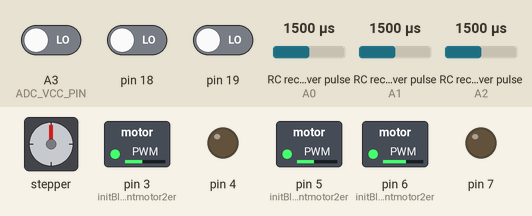
Simulated run of this sketch. Board: Arduino Pro Mini, built with avr-gcc and run on an emulated ATmega328P. On the bench: stepper motor, switched loads named in the sketch (green lamp = pin HIGH), output pins drawn as LEDs (lit = HIGH). Wiring (inferred from the names in the program): 3 × RC receiver channel: data A0 / data A1 / data A2; stepper motor (2048 steps per turn assumed): coils pin 8, pin 9, pin 10, pin 11. The test bench sets the inputs (shaded band); at power-on: A3 (ADC_VCC_PIN) LOW, pin 18 LOW, pin 19 LOW, RC receiver pulse (sensors on A0, A1, A2) 1500 µs. Random numbers use the default seed unless the sketch sets one; EEPROM starts erased; pins used as bus, display or sensor lines are not drawn; what the sketch prints to the serial monitor is not drawn.

Above: at 0.55 s.
Timing chart, 0 to 13.1 s (numbered marks = the images above):
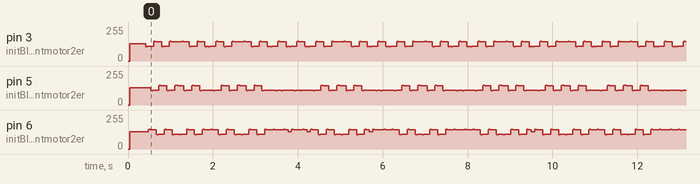

The sketch:

_BruGi.ino
```cpp
// Brushless Gimbal Contmotor2er Software by Christian Winkler and Alois Hahn (C) 2013
// Ludwig Fäerber, Alexander Rehfeld and Martin Eckart

#define VERSION_EEPROM 15 // change this number when eeprom data structure has changed

/*************************/
/* Include Header Files  */
/*************************/
#include <EEPROM.h>
#include <avr/pgmspace.h>
#include "definitions.h"
#include "SerialCommand.h"
#include "EEPROMAnything.h"
#include "PinChangeInt.h"
#include "Timer1.h"
#include "Trace.h"
#include "variables.h"

SerialCommand sCmd;     // Create SerialCommand object

#include "fastMathRoutines.h"     // fast Math functions required by orientationRoutines.h
#include "RCdecode.h"             // RC Decoder to move camera by servo signal input
#include "BLcontroller.h"         // Motor Movement Functions and Timer Config
#include "SerialCom.h"            // Serial Protocol for Configuration and Communication

/**********************************************/
/* Initialization                             */
/**********************************************/
int Owencount = 0;
int Owendirection = 1;

void setup() {

  state = S_INIT_UP;

  LEDPIN_PINMODE

  CH2_PINMODE
  CH3_PINMODE

  // Start Serial Port
  Serial.begin(115200);

  // send Version Number and welcome message
  printMessage(MSG_INFO, F("BruGi ready"));
  printMessage(MSG_VERSION, F(""));

  // Set Serial Protocol Commands
  setSerialProtocol();

  // Init BL Contmotor2er
  initBlContmotor2er();

  // Init Sinus Arrays
  initMotorStuff();

  // switch off PWM Power
  motorPowerOff();

  // Read Config, initialize if version does not match or CRC fails
  readEEPROM();
  if (config.versEEPROM != VERSION_EEPROM) {
    printMessage(MSG_WARNING, F("EEPROM version mismatch, initialized to default"));
    setDefaultParameters();
    writeEEPROM();
  }

  // Init PIDs parameters
  initPIDs();

  // init RC variables
  initRC();

  // Init RC-Input
  initRCPins();

  maxPWMmotorMotor1Scaled = 40;

  LEDPIN_OFF
  CH2_OFF
  CH3_OFF

}

/************************/
/* PID Contmotor2er       */
/************************/
int32_t ComputePID(int32_t DTms, int32_t DTinv, int32_t in, int32_t setPoint, int32_t *errorSum, int32_t *errorOld, int32_t Kp, int16_t Ki, int32_t Kd)
{
  int32_t error = setPoint - in;
  int32_t Ierr;

  Ierr = error * Ki * DTms;
  Ierr = constrain_int32(Ierr, -(int32_t)1000*100, (int32_t)1000*100);
  *errorSum += Ierr;

  /*Compute PID Output*/
  int32_t out = (Kp * error) + *errorSum + Kd * (error - *errorOld) * DTinv;
  *errorOld = error;

  out = out / 4096 / 8;

  return out;
}

/**********************************************/
/* Main Loop                                  */
/**********************************************/
void loop() {

  int pumpNum = 0;
  int pumpCount = 0;

  switch (state) {
  case S_INIT_UP:
    range = FLAP_RANGE;
    config.dirMotorMotor1 = -1;
    state = S_FLAP_UP;
    break;
  case S_FLAP_UP:
    motor1MotorDrive += config.dirMotorMotor1;
    MoveMotorPosSpeed(config.motorNumberMotor1, motor1MotorDrive, maxPWMmotorMotor1Scaled);
    delay(250);
    if (motor1MotorDrive < 0) {
      state = S_INIT_DOWN;
    }
    break;
  case S_INIT_DOWN:
    range = FLAP_RANGE;
    if (random(100) > 50) {
      state = S_INIT_PUMP;
      break;
    }
    config.dirMotorMotor1 = 1;
    state = S_FLAP_DOWN;
    break;
  case S_FLAP_DOWN:
    motor1MotorDrive += config.dirMotorMotor1;
    MoveMotorPosSpeed(config.motorNumberMotor1, motor1MotorDrive, maxPWMmotorMotor1Scaled);
    delay(250);
    if (motor1MotorDrive > range) {
      if (pumpCount > 0) {
	range = FLAP_RANGE * .3;
	config.dirMotorMotor1 = 1;
	state = S_PUMP_DOWN;
      }
      else {
	state = S_INIT_UP;
      }
    }
    pumpCount--;
    break;
  case S_INIT_PUMP:
    range = FLAP_RANGE * .3;
    pumpNum = 4;
    pumpCount = 0;
    config.dirMotorMotor1 = 1;
    state = S_PUMP_DOWN;
    break;
  case S_PUMP_DOWN:
    motor1MotorDrive += config.dirMotorMotor1;
    MoveMotorPosSpeed(config.motorNumberMotor1, motor1MotorDrive, maxPWMmotorMotor1Scaled);
    delay(250);
    if (motor1MotorDrive > range) {
      state = S_INIT_UP;
    }
    pumpCount++;
    break;
  default:
    Serial.println ("Unknown state") ;
    break;
  }


}
```

BLcontroller.h
```cpp
// owen change: needed to make platformio compiler happy
extern void TIMER0_isr_emulation();

#include "definitions.h"

/*
https://sites.google.com/site/qeewiki/books/avr-guide/timers-on-the-atmega328

// CS BITS
CS02	CS01    CS00 	 DESCRIPTION
0	0 	0 	 Timer/Counter0 Disabled
0	0 	1 	 No Prescaling
0	1 	0 	 Clock / 8
0	1 	1 	 Clock / 64
1	0 	0 	 Clock / 256
1	0 	1 	 Clock / 1024

CS12	 CS11 	 CS10 	 DESCRIPTION
0	0 	0 	 Timer/Counter1 Disabled
0	0 	1 	 No Prescaling
0	1 	0 	 Clock / 8
0	1 	1 	 Clock / 64
1	0 	0 	 Clock / 256
1	0 	1 	 Clock / 1024

CS22	 CS21 	 CS20 	 DESCRIPTION
0	0 	0 	 Timer/Counter2 Disabled
0	0 	1 	 No Prescaling
0	1 	0 	 Clock / 8
0	1 	1 	 Clock / 32
1	0 	0 	 Clock / 64
1	0 	1 	 Clock / 128
1	1 	0 	 Clock / 256
1	1 	1 	 Clock / 1024


// WAVEFORM GENERATOR BITS
	WGM02	WGM01	WGM00	 DESCRIPTION	 	TOP
0	0 	0	0	 Normal 	 	0xFF
1	0	0	1	 PWM, Phase Corrected	0xFF
2	0	1	0	 CTC			OCR0A
3	0	1	1	 Fast PWM		0xFF
4	1	0	0	 Reserved	 	-
5	1	0	1	 Fast PWM, Phase Corr	OCR0A
6	1	1	0	 Reserved		-
7	1	1	1	 Fast PWM		OCR0A

MODE	WGM13	WGM12	WGM11	WGM10	 DESCRIPTION            	 TOP
0	 0	 0 	0	0	 Normal 	                 0xFFFF
1	0	0	0	1	 PWM, Phase Corrected, 8bit	 0x00FF
2	0	0	1	0	 PWM, Phase Corrected, 9bit	 0x01FF
3	0	0	1	1	 PWM, Phase Corrected, 10bit 	 0x03FF
4	0	1	0	0        CTC	                         OCR1A
5	0	1	0	1	 Fast PWM, 8bit 	          0x00FF
6	0	1	1	0	 Fast PWM, 9bit 	          0x01FF
7	0	1	1	1	 Fast PWM, 10bit 	          0x03FF
8	1	0	0	0	 PWM, Phase and Frequency Corr    ICR1
9	1	0	0	1	 PWM, Phase and Frequency Corr    OCR1A
10	1	0	1	0	 PWM, Phase Correct 	          ICR1
11	1	0	1	1	 PWM, Phase Correct 	         OCR1A
12	1	1	0	0	 CTC	                         ICR1
13	1	1	0	1	 RESERVED
14	1	1	1	0	 Fast PWM 	                  ICR1
15	1	1	1	1	 Fast PWM	                  OCR1A

MODE	WGM21	WGM20	 DESCRIPTION	          TOP
0	0	0	 Normal 	         0xFF
1	0	1	 PWM Phase Corrected
2	1	0	 CTC	                  OCR2
3	1	1	 Fast PWM


x = Timer Number
 	7 bit	 6 bit 	 5 bit 	 4 bit 	 3 bit 	 2 bit 	 1 bit 	 0 bit     Description
TCCRxA	COMxA1	 COMxA0  COMxB1  COMxB0  -	 -	 WGMx1	 WGMx0     Timer/Counter Control Register x A (x=0,2)

TCCR1B	ICNC1	 ICES1	 -	 WGM13	 WGM12	 CS12	 CS11	CS10
TCCRxB	FOCxA    FOCxB   -       -       WGMx2   CSx2    CSx1    CSx0      Timer/Counter Control Register x B

TIMSKx	-        -       -       -       -       OCIExB  OCIExA  TOIEx     Timer/Counter Interrupt Mask Register
TIFRx	-	 -	 -	 -       -       OCFxB	 OCFxA   TOVx      Timer/Counter Interrupt Flag Register
TCNTx                                                                      Timer/Counter Register (stores the counter value)
OCRxA                                                                      Output Compare Register x A
OCRxB                                                                      Output Compare Register x B


*/
void initBlContmotor2er()
{
  pinMode(3, OUTPUT);
  pinMode(5, OUTPUT);
  pinMode(6, OUTPUT);
  pinMode(9, OUTPUT);
  pinMode(10, OUTPUT);
  pinMode(11, OUTPUT);

#ifdef PWM_8KHZ_FAST
  TCCR0A = _BV(COM0A1) | _BV(COM0B1) | _BV(WGM01)| _BV(WGM10);
  TCCR0B = _BV(CS01);
  TCCR1A = _BV(COM0A1) | _BV(COM0B1) | _BV(WGM10);
  TCCR1B = _BV(WGM12) | _BV(CS11);
  TCCR2A = _BV(COM0A1) | _BV(COM0B1) | _BV(WGM21)| _BV(WGM20);
  TCCR2B = _BV(CS21);
#endif

#ifdef PWM_32KHZ_PHASE
  TCCR0A = _BV(COM0A1) | _BV(COM0B1) | _BV(WGM00);
  TCCR0B = _BV(CS00);
  TCCR1A = _BV(COM1A1) | _BV(COM1B1) | _BV(WGM10);
  TCCR1B = _BV(CS10);
  TCCR2A = _BV(COM2A1) | _BV(COM2B1) | _BV(WGM20);
  TCCR2B = _BV(CS20);
#endif

#ifdef PWM_4KHZ_PHASE
  TCCR0A = _BV(COM0A1) | _BV(COM0B1) | _BV(WGM00);
  TCCR0B = _BV(CS01);
  TCCR1A = _BV(COM1A1) | _BV(COM1B1) | _BV(WGM10);
  TCCR1B = _BV(CS11);
  TCCR2A = _BV(COM2A1) | _BV(COM2B1) | _BV(WGM20);
  TCCR2B = _BV(CS21);
#endif

  // enable Timer 1 interrupt
  TIMSK1 |= _BV(TOIE1);

  // disable arduino standard timer interrupt
  TIMSK0 &= ~_BV(TOIE1);

  sei();

  // Enable Timer1 Interrupt for Motor Control
  OCR2A = 0;  //11  APIN
  OCR2B = 0;  //D3
  OCR1A = 0;  //D9  CPIN
  OCR1B = 0;  //D10 BPIN
  OCR0A = 0;  //D6
  OCR0B = 0;  //D5
}


void MoveMotorPosSpeed(uint8_t motorNumber, int MotorPos, uint16_t maxPWM)
{
  uint16_t posStep;
  uint16_t pwm_a;
  uint16_t pwm_b;
  uint16_t pwm_c;

  // fetch pwm from sinus table
  posStep = MotorPos & 0xff;
  pwm_a = pwmSinMotor[(uint8_t)posStep];
  pwm_b = pwmSinMotor[(uint8_t)(posStep + 85)];
  pwm_c = pwmSinMotor[(uint8_t)(posStep + 170)];

  // apply power factor
  pwm_a = maxPWM * pwm_a;
  pwm_a = pwm_a >> 8;
  pwm_a += 128;

  pwm_b = maxPWM * pwm_b;
  pwm_b = pwm_b >> 8;
  pwm_b += 128;

  pwm_c = maxPWM * pwm_c;
  pwm_c = pwm_c >> 8;
  pwm_c += 128;

  // set motor pwm variables
  if (motorNumber == 0)
  {
    pwm_a_motor0 = (uint8_t)pwm_a;
    pwm_b_motor0 = (uint8_t)pwm_b;
    pwm_c_motor0 = (uint8_t)pwm_c;
  }

  if (motorNumber == 1)
  {
    pwm_a_motor1 = (uint8_t)pwm_a;
    pwm_b_motor1 = (uint8_t)pwm_b;
    pwm_c_motor1 = (uint8_t)pwm_c;
  }
}


void calcSinusArray()
{
  for(int i=0; i<N_SIN; i++)
  {
    pwmSinMotor[i] =  sin(2.0 * i / N_SIN * 3.14159265) * 127.0;
  }
}

void initMotorStuff()
{
  cli();
  calcSinusArray();
  sei();
}

/********************************/
/* Motor Control IRQ Routine    */
/********************************/
// is called every 31.5us
// minimize interrupt code (20 instructions)
ISR( TIMER1_OVF_vect )
{
  freqCounter++;
  if(freqCounter==(CC_FACTOR*1000/MOTORUPDATE_FREQ))
  {
    freqCounter=0;

    PWM_A_MOTOR0 = pwm_a_motor0;
    PWM_B_MOTOR0 = pwm_b_motor0;
    PWM_C_MOTOR0 = pwm_c_motor0;

    PWM_A_MOTOR1 = pwm_a_motor1;
    PWM_B_MOTOR1 = pwm_b_motor1;
    PWM_C_MOTOR1 = pwm_c_motor1;

    // update event
    motorUpdate = true;
  }


  // care for standard timers every 1 ms
  if ((freqCounter & 0x01f) == 0) {
    TIMER0_isr_emulation();
  }


}


/**********************************************************/
/* voltage compensation                                   */
/*   measure power supply voltage and compensate          */
/*   motor power accordingly                              */
/**********************************************************/
void voltageCompensation () {
  int uBatValue;
  float pwmMotorScale;

  // measure uBat, 190 us
  uBatValue = analogRead(ADC_VCC_PIN); // 118 us
  uBatValue_f = (float)uBatValue * UBAT_ADC_SCALE * UBAT_SCALE;
  utilLP_float(&voltageBat, uBatValue_f, LOWPASS_K_FLOAT(0.1)); // tau = 1 sec

  if (config.motorPowerScale) {
    // calculate scale factor for motor power (70us)
    if (voltageBat*100 > config.cutoffVoltage) {  // switch off if battery voltage below cutoff
      pwmMotorScale = (config.refVoltageBat * 0.01)/voltageBat;
    } else {
      pwmMotorScale = 0;
    }
  } else {
    pwmMotorScale = 1.0;
  }

  // 44us
  if (fpvModeFreezeMotor1==true) {
    maxPWMmotorMotor1Scaled = config.maxPWMfpvMotor1 * pwmMotorScale;  // fpv freeze mode
  } else {
    maxPWMmotorMotor1Scaled = config.maxPWMmotorMotor1 * pwmMotorScale;
  }
  maxPWMmotorMotor1Scaled = constrain(maxPWMmotorMotor1Scaled, 0, 255);

  if (fpvModeFreezeMotor2==true) {
    maxPWMmotorMotor2Scaled = config.maxPWMfpvMotor2 * pwmMotorScale; // fpv freeze mode
  } else {
    maxPWMmotorMotor2Scaled = config.maxPWMmotorMotor2 * pwmMotorScale;
  }
  maxPWMmotorMotor2Scaled = constrain(maxPWMmotorMotor2Scaled, 0, 255);

}


// switch off motor power
void motorPowerOff() {
  MoveMotorPosSpeed(config.motorNumberMotor1, 0, 0);
  MoveMotorPosSpeed(config.motorNumberMotor2, 0, 0);
}
```

EEPROMAnything.h
```cpp
template <class T> int EEPROM_writeAnything(int ee, const T& value)
{
    const byte* p = (const byte*)(const void*)&value;
    unsigned int i;
    for (i = 0; i < sizeof(value); i++)
          EEPROM.write(ee++, *p++);
    return i;
}

template <class T> int EEPROM_readAnything(int ee, T& value)
{
    byte* p = (byte*)(void*)&value;
    unsigned int i;
    for (i = 0; i < sizeof(value); i++)
          *p++ = EEPROM.read(ee++);
    return i;
}
```

SerialCommand.cpp
```cpp
// (licence header left out)
#include "SerialCommand.h"

/**
 * Constructor makes sure some things are set.
 */
SerialCommand::SerialCommand()
  : commandList(NULL),
    commandCount(0),
    defaultHandler(NULL),
    term('\n'),           // default terminator for commands, newline character
    last(NULL)
{
  strcpy(delim, " "); // strtok_r needs a null-terminated string
  clearBuffer();
}

/**
 * Adds a "command" and a handler function to the list of available commands.
 * This is used for matching a found token in the buffer, and gives the pointer
 * to the handler function to deal with it.
 */
void SerialCommand::addCommand(const char *command, void (*function)()) {
  #ifdef SERIALCOMMAND_DEBUG
    Serial.print(F("Adding command ("));
    Serial.print(commandCount);
    Serial.print(F("): "));
    Serial.println(command);
  #endif

  commandList = (SerialCommandCallback *) realloc(commandList, (commandCount + 1) * sizeof(SerialCommandCallback));
  strncpy(commandList[commandCount].command, command, SERIALCOMMAND_MAXCOMMANDLENGTH);
  commandList[commandCount].function = function;
  commandCount++;
}

/**
 * This sets up a handler to be called in the event that the receveived command string
 * isn't in the list of commands.
 */
void SerialCommand::setDefaultHandler(void (*function)(const char *)) {
  defaultHandler = function;
}


/**
 * This checks the Serial stream for characters, and assembles them into a buffer.
 * When the terminator character (default '\n') is seen, it starts parsing the
 * buffer for a prefix command, and calls handlers setup by addCommand() member
 */
void SerialCommand::readSerial() {
  while (Serial.available() > 0) {
    char inChar = Serial.read();   // Read single available character, there may be more waiting
    #ifdef SERIALCOMMAND_DEBUG
      Serial.print(inChar);   // Echo back to serial stream
    #endif

    if (inChar == term) {     // Check for the terminator (default '\r') meaning end of command
      #ifdef SERIALCOMMAND_DEBUG
        Serial.print(F("Received: "));
        Serial.println(buffer);
      #endif

      char *command = strtok_r(buffer, delim, &last);   // Search for command at start of buffer
      if (command != NULL) {
        boolean matched = false;
        for (int i = 0; i < commandCount; i++) {
          #ifdef SERIALCOMMAND_DEBUG
            Serial.print(F("Comparing ["));
            Serial.print(command);
            Serial.print(F("] to ["));
            Serial.print(commandList[i].command);
            Serial.println(F("]"));
          #endif

          // Compare the found command against the list of known commands for a match
          for (int i = 0; command[i] != '\0'; i++)   // as no strnicmp exists ...
            command[i] = (char)tolower(command[i]);
          if (strncmp(command, commandList[i].command, SERIALCOMMAND_MAXCOMMANDLENGTH) == 0) {
            #ifdef SERIALCOMMAND_DEBUG
              Serial.print(F("Matched Command: "));
              Serial.println(command);
            #endif

            // Execute the stored handler function for the command
            (*commandList[i].function)();
            matched = true;
            break;
          }
        }
        if (!matched && (defaultHandler != NULL)) {
          (*defaultHandler)(command);
        }
      }
      // Serial.println(F("BruGi> ")); // TODO: BruGi prompt string
      clearBuffer();
    }
    else if (isprint(inChar)) {     // Only printable characters into the buffer
      if (bufPos < SERIALCOMMAND_BUFFER) {
        buffer[bufPos++] = inChar;  // Put character into buffer
        buffer[bufPos] = '\0';      // Null terminate
      } else {
        #ifdef SERIALCOMMAND_DEBUG
          Serial.println(F("Line buffer is full - increase SERIALCOMMAND_BUFFER"));
        #endif
      }
    }
  }
}

/*
 * Clear the input buffer.
 */
void SerialCommand::clearBuffer() {
  buffer[0] = '\0';
  bufPos = 0;
}

/**
 * Retrieve the next token ("word" or "argument") from the command buffer.
 * Returns NULL if no more tokens exist.
 */
char *SerialCommand::next() {
  return strtok_r(NULL, delim, &last);
}
```

Timer1.h
```cpp
/* prototypes for Timer1 based timing functions */

unsigned long millisT1();
unsigned long microsT1();
void delayT1(unsigned long ms);
```

Timer1.ino
```cpp
// the prescaler is set so that timer0 ticks every 64 clock cycles, and the
// the overflow handler is called every 256 ticks.
#define MICROSECONDS_PER_TIMER1_OVERFLOW (clockCyclesToMicroseconds(64 * 256))

// the whole number of milliseconds per timer0 overflow
#define MILLIS_INC_T1 (MICROSECONDS_PER_TIMER1_OVERFLOW / 1000)

volatile unsigned long timer1_millis;

/***************************************************************************/
/* Timer0 interrupt emulation
/***************************************************************************/
void TIMER0_isr_emulation (void) {

  unsigned long m = timer1_millis;

  m += MILLIS_INC_T1;
  timer1_millis = m;

}


unsigned long millisT1() {
  unsigned long m;
  uint8_t oldSREG = SREG;
  // disable interrupts while we read timer1_millis or we might get an
  // inconsistent value (e.g. in the middle of a write to timer1_millis)
  cli();
  m = timer1_millis;
  SREG = oldSREG;
  return m;
}

unsigned long microsT1() {

  unsigned long m;

  uint8_t oldSREG = SREG;
  uint8_t f;

  cli();
  m = timer1_millis;
  f = (freqCounter & 0x01f) << 3;
  SREG = oldSREG;

  return ((m << 8) + f) * (64 / clockCyclesPerMicrosecond());
}

void delayT1(unsigned long ms)
{
  uint16_t start = (uint16_t)millisT1();
  while (ms > 0) {
    if (((uint16_t)millisT1() - start) >= 1) {
      ms--;
      start += 1;
    }
  }
}
```

Source omitted: PinChangeInt.h (20638 bytes), RCdecode.h (15443 bytes), SerialCom.h (12715 bytes), SerialCommand.h (3015 bytes), Trace.h (678 bytes), Trace.ino (3190 bytes), definitions.h (3947 bytes), fastMathRoutines.h (4622 bytes), variables.h (9473 bytes)
